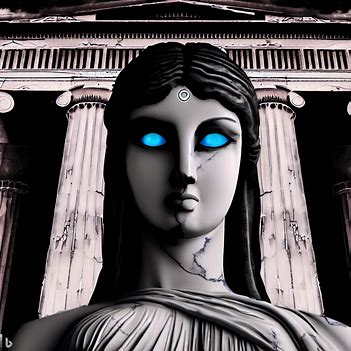
#> input picture image.jpg, 351 x 351 px, found by its file name
$ python image3.py
#> lines starting #> are read from the running program, lines starting #| are printed output that depends on the picture
from PIL import Image
import os

# obtém o diretório atual
current_dir = os.getcwd()
print("O diretório atual é:", current_dir)
# carrega a imagem
image = Image.open(current_dir+"\image.jpg")
#> image is the input picture: PIL image 351x351 RGB; mean R, G, B 89.3, 83.5, 85.3

# obtém as dimensões da imagem
width, height = image.size
#> width = 351; height = 351

# percorre todos os pixels da imagem e muda a cor azul para vermelho
for x in range(width):
    for y in range(height):
        # obtém o valor RGB do pixel atual
        r, g, b = image.getpixel((x, y))


        if r < 75 and g < 75  and b < 75:
            image.putpixel((x, y), (r,g, 255))
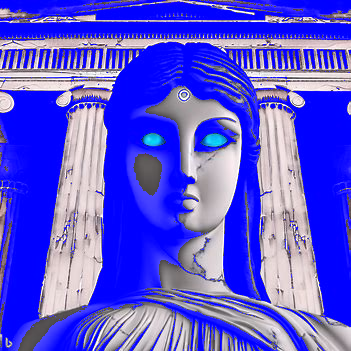
#> image: PIL image 351x351 RGB; mean R, G, B 89.3, 83.5, 218.1

# salva a imagem modificada
image.save(current_dir+"\image4.jpg")

$ run again, with alian13.jpg copied over image.jpg
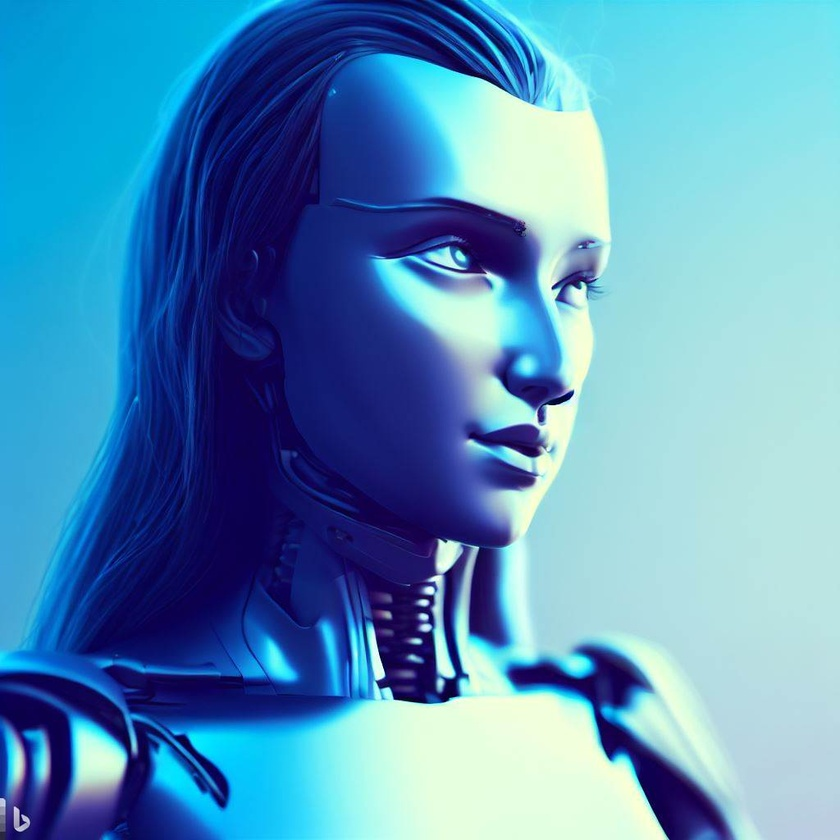
#> input picture alian13.jpg, 840 x 840 px, shrunk from 1024 x 1024 before the run, found by its file name
#> image is the input picture: PIL image 840x840 RGB; mean R, G, B 87.3, 144.6, 184.7
#> after the loop `for x in range(width):`:
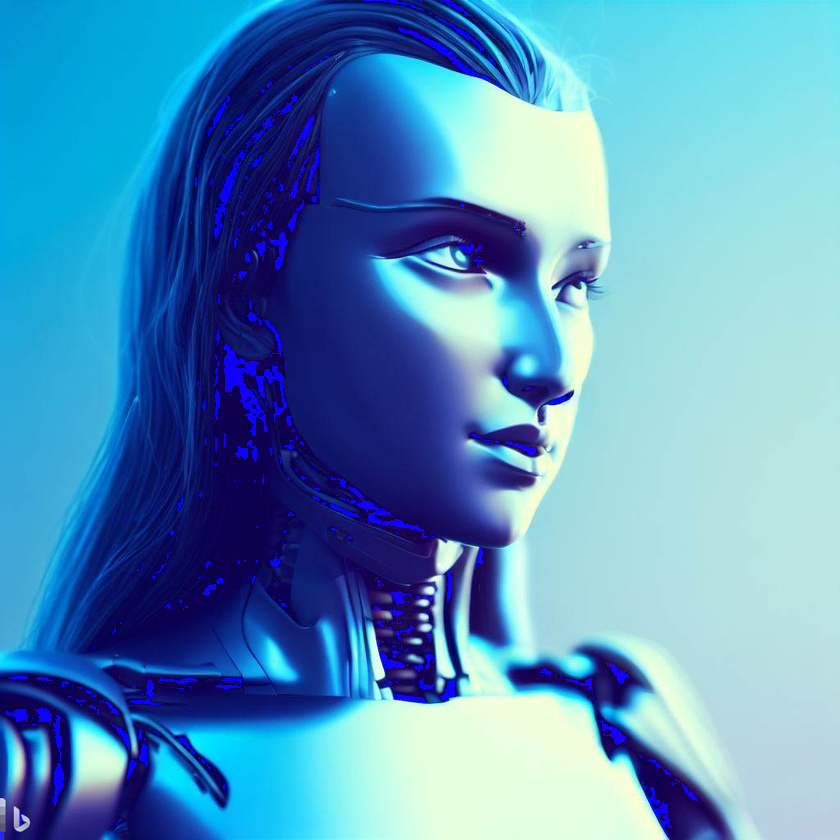
#> image: PIL image 840x840 RGB; mean R, G, B 87.3, 144.6, 188.3

$ run again, with alian2.jpg copied over image.jpg
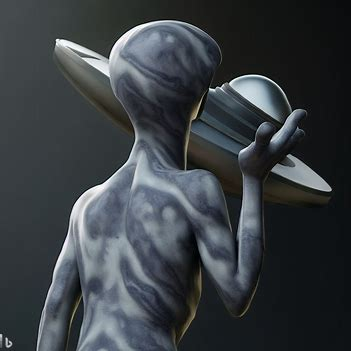
#> input picture alian2.jpg, 351 x 351 px, found by its file name
#> image is the input picture: PIL image 351x351 RGB; mean R, G, B 57.6, 62.8, 67.1
#> after the loop `for x in range(width):`:
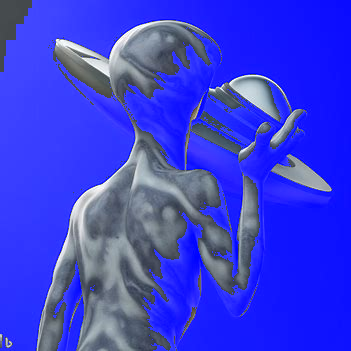
#> image: PIL image 351x351 RGB; mean R, G, B 57.6, 62.8, 216.8

$ run again, with alien.jpg copied over image.jpg
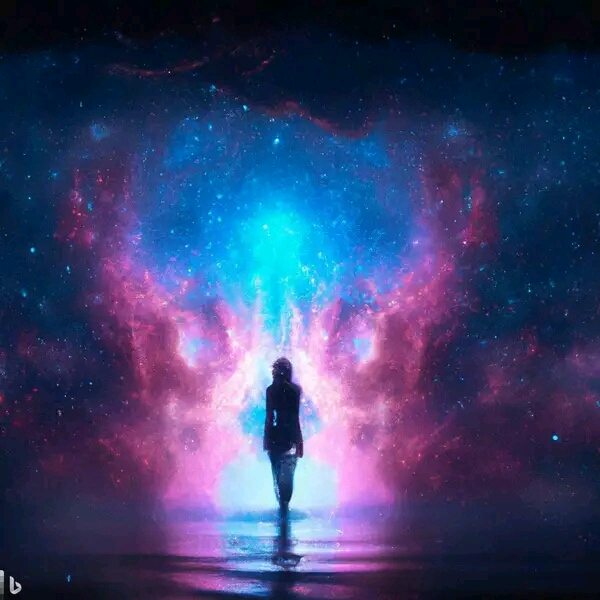
#> input picture alien.jpg, 600 x 600 px, found by its file name
#> image is the input picture: PIL image 600x600 RGB; mean R, G, B 58.9, 66.1, 109.4
#> after the loop `for x in range(width):`:
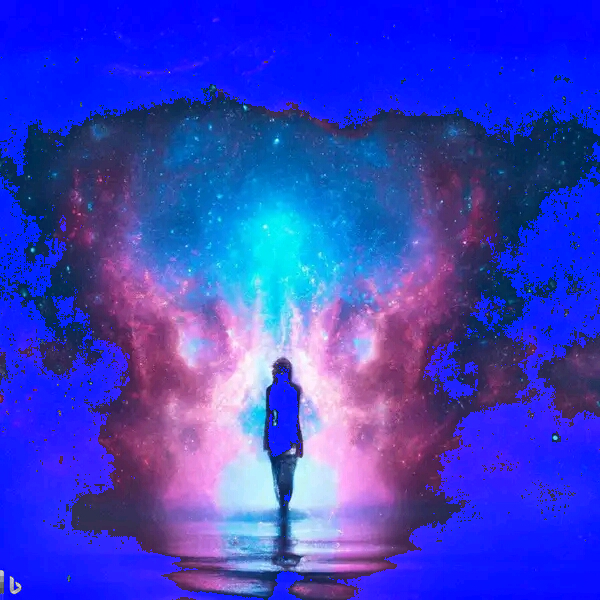
#> image: PIL image 600x600 RGB; mean R, G, B 58.9, 66.1, 197.6
